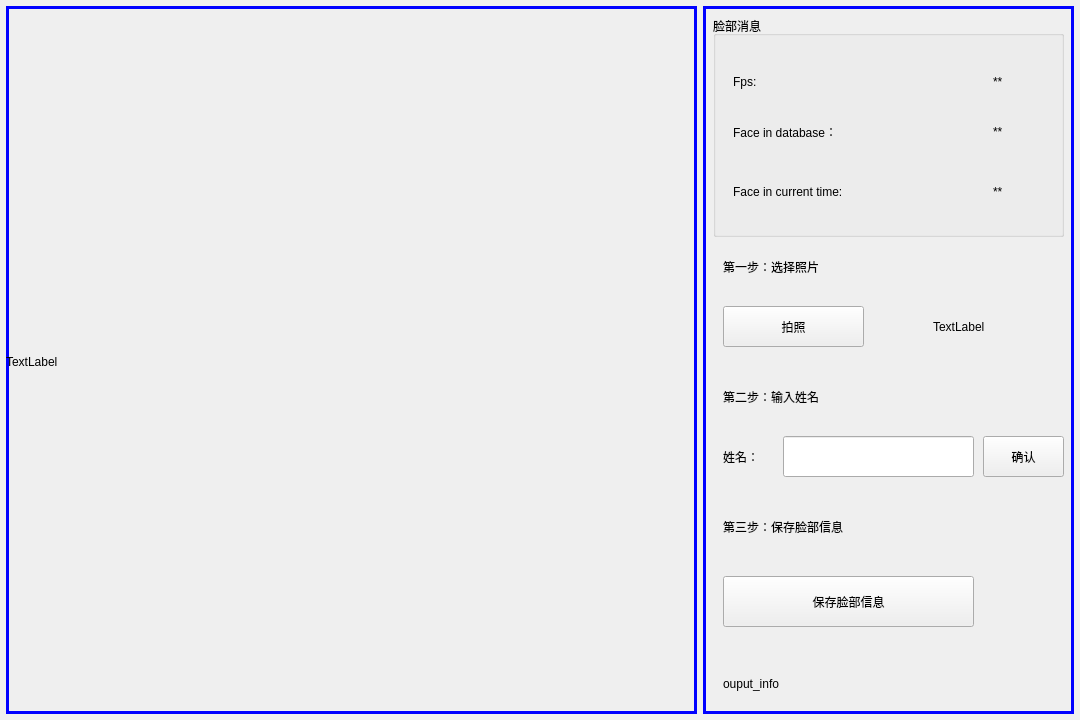
<?xml version="1.0" encoding="UTF-8"?>
<ui version="4.0">
 <class>input_face</class>
 <widget class="QWidget" name="input_face">
  <property name="geometry">
   <rect>
    <x>0</x>
    <y>0</y>
    <width>1080</width>
    <height>720</height>
   </rect>
  </property>
  <property name="windowTitle">
   <string>Form</string>
  </property>
  <widget class="QWidget" name="widget" native="true">
   <property name="geometry">
    <rect>
     <x>6</x>
     <y>6</y>
     <width>691</width>
     <height>708</height>
    </rect>
   </property>
   <property name="styleSheet">
    <string notr="true">

#widget{
	border:3px solid blue

}</string>
   </property>
   <widget class="QLabel" name="cam_input">
    <property name="geometry">
     <rect>
      <x>0</x>
      <y>0</y>
      <width>691</width>
      <height>711</height>
     </rect>
    </property>
    <property name="text">
     <string>TextLabel</string>
    </property>
   </widget>
  </widget>
  <widget class="QWidget" name="widget_2" native="true">
   <property name="geometry">
    <rect>
     <x>703</x>
     <y>6</y>
     <width>371</width>
     <height>708</height>
    </rect>
   </property>
   <property name="styleSheet">
    <string notr="true">#widget_2{
	border:3px solid blue
}
</string>
   </property>
   <widget class="QGroupBox" name="groupBox">
    <property name="geometry">
     <rect>
      <x>10</x>
      <y>10</y>
      <width>351</width>
      <height>221</height>
     </rect>
    </property>
    <property name="styleSheet">
     <string notr="true">font: 16pt &quot;Microsoft YaHei UI&quot;;</string>
    </property>
    <property name="title">
     <string>脸部消息</string>
    </property>
    <widget class="QLabel" name="label">
     <property name="geometry">
      <rect>
       <x>20</x>
       <y>50</y>
       <width>211</width>
       <height>31</height>
      </rect>
     </property>
     <property name="styleSheet">
      <string notr="true">font: 12pt &quot;Microsoft YaHei UI&quot;;</string>
     </property>
     <property name="text">
      <string>Fps:</string>
     </property>
    </widget>
    <widget class="QLabel" name="label_2">
     <property name="geometry">
      <rect>
       <x>20</x>
       <y>100</y>
       <width>211</width>
       <height>31</height>
      </rect>
     </property>
     <property name="styleSheet">
      <string notr="true">font: 12pt &quot;Microsoft YaHei UI&quot;;</string>
     </property>
     <property name="text">
      <string>Face in database：</string>
     </property>
    </widget>
    <widget class="QLabel" name="label_3">
     <property name="geometry">
      <rect>
       <x>20</x>
       <y>160</y>
       <width>241</width>
       <height>31</height>
      </rect>
     </property>
     <property name="styleSheet">
      <string notr="true">font: 12pt &quot;Microsoft YaHei UI&quot;;</string>
     </property>
     <property name="text">
      <string>Face in current time:</string>
     </property>
    </widget>
    <widget class="QLabel" name="label_fps">
     <property name="geometry">
      <rect>
       <x>280</x>
       <y>50</y>
       <width>61</width>
       <height>31</height>
      </rect>
     </property>
     <property name="styleSheet">
      <string notr="true">font: 14pt &quot;Microsoft YaHei UI&quot;;</string>
     </property>
     <property name="text">
      <string>**</string>
     </property>
    </widget>
    <widget class="QLabel" name="label_FaceInDatabase">
     <property name="geometry">
      <rect>
       <x>280</x>
       <y>100</y>
       <width>61</width>
       <height>31</height>
      </rect>
     </property>
     <property name="styleSheet">
      <string notr="true">font: 14pt &quot;Microsoft YaHei UI&quot;;</string>
     </property>
     <property name="text">
      <string>**</string>
     </property>
    </widget>
    <widget class="QLabel" name="label_FaceInNow">
     <property name="geometry">
      <rect>
       <x>280</x>
       <y>160</y>
       <width>61</width>
       <height>31</height>
      </rect>
     </property>
     <property name="styleSheet">
      <string notr="true">font: 14pt &quot;Microsoft YaHei UI&quot;;</string>
     </property>
     <property name="text">
      <string>**</string>
     </property>
    </widget>
   </widget>
   <widget class="QLabel" name="label_4">
    <property name="geometry">
     <rect>
      <x>20</x>
      <y>240</y>
      <width>341</width>
      <height>41</height>
     </rect>
    </property>
    <property name="styleSheet">
     <string notr="true">font: 16pt &quot;Microsoft YaHei UI&quot;;</string>
    </property>
    <property name="text">
     <string>第一步：选择照片</string>
    </property>
   </widget>
   <widget class="QPushButton" name="pushButton_take">
    <property name="geometry">
     <rect>
      <x>20</x>
      <y>300</y>
      <width>141</width>
      <height>41</height>
     </rect>
    </property>
    <property name="styleSheet">
     <string notr="true">font: 14pt &quot;Microsoft YaHei UI&quot;;</string>
    </property>
    <property name="text">
     <string>拍照</string>
    </property>
   </widget>
   <widget class="QLabel" name="label_5">
    <property name="geometry">
     <rect>
      <x>20</x>
      <y>370</y>
      <width>331</width>
      <height>41</height>
     </rect>
    </property>
    <property name="styleSheet">
     <string notr="true">font: 16pt &quot;Microsoft YaHei UI&quot;;</string>
    </property>
    <property name="text">
     <string>第二步：输入姓名</string>
    </property>
   </widget>
   <widget class="QLineEdit" name="lineEdit_name">
    <property name="geometry">
     <rect>
      <x>80</x>
      <y>430</y>
      <width>191</width>
      <height>41</height>
     </rect>
    </property>
   </widget>
   <widget class="QLabel" name="label_6">
    <property name="geometry">
     <rect>
      <x>20</x>
      <y>420</y>
      <width>81</width>
      <height>61</height>
     </rect>
    </property>
    <property name="styleSheet">
     <string notr="true">font: 12pt &quot;Microsoft YaHei UI&quot;;</string>
    </property>
    <property name="text">
     <string>姓名：</string>
    </property>
   </widget>
   <widget class="QPushButton" name="pushButton_sureName">
    <property name="geometry">
     <rect>
      <x>280</x>
      <y>430</y>
      <width>81</width>
      <height>41</height>
     </rect>
    </property>
    <property name="styleSheet">
     <string notr="true">font: 14pt &quot;Microsoft YaHei UI&quot;;</string>
    </property>
    <property name="text">
     <string>确认</string>
    </property>
   </widget>
   <widget class="QLabel" name="label_7">
    <property name="geometry">
     <rect>
      <x>20</x>
      <y>500</y>
      <width>341</width>
      <height>41</height>
     </rect>
    </property>
    <property name="styleSheet">
     <string notr="true">font: 16pt &quot;Microsoft YaHei UI&quot;;</string>
    </property>
    <property name="text">
     <string>第三步：保存脸部信息</string>
    </property>
   </widget>
   <widget class="QPushButton" name="pushButton_save">
    <property name="geometry">
     <rect>
      <x>20</x>
      <y>570</y>
      <width>251</width>
      <height>51</height>
     </rect>
    </property>
    <property name="styleSheet">
     <string notr="true">font: 14pt &quot;Microsoft YaHei UI&quot;;</string>
    </property>
    <property name="text">
     <string>保存脸部信息</string>
    </property>
   </widget>
   <widget class="QLabel" name="label_output_info">
    <property name="geometry">
     <rect>
      <x>20</x>
      <y>670</y>
      <width>341</width>
      <height>16</height>
     </rect>
    </property>
    <property name="text">
     <string>ouput_info</string>
    </property>
   </widget>
   <widget class="QLabel" name="label_showNums">
    <property name="geometry">
     <rect>
      <x>230</x>
      <y>300</y>
      <width>111</width>
      <height>41</height>
     </rect>
    </property>
    <property name="text">
     <string>TextLabel</string>
    </property>
   </widget>
  </widget>
 </widget>
 <resources/>
 <connections/>
</ui>
